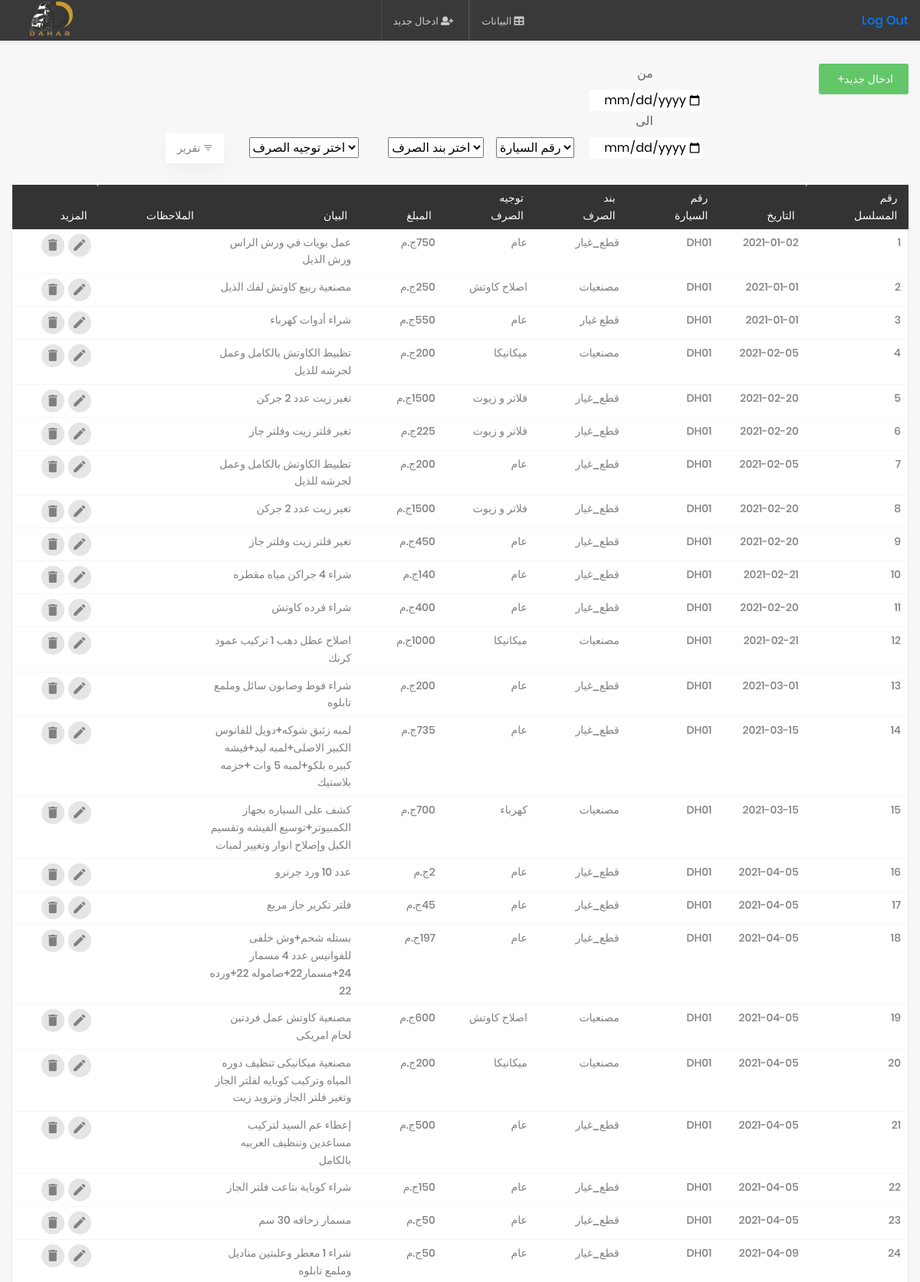
Page /admin-master/index.php (signed in, upper part) on the committed database.
### tables this page shows
CREATE TABLE `add_payment` (
  `id` int(222) NOT NULL,
  `date` date NOT NULL,
  `car_num` varchar(222) DEFAULT NULL,
  `cat_name` varchar(255) NOT NULL,
  `dir_name` varchar(255) NOT NULL,
  `salary` int(222) NOT NULL,
  `data` varchar(222) NOT NULL,
  `notes` varchar(222) NOT NULL
);

### admin-master/index.php (the view, shortened to what this page needs)
<?php include ('includes/header.php'); ?>
<div class="page-content--bgf7">
    <section class="welcome p-t-10">
    </section>
    <section class="p-t-20">
        <div class="container">
            <div class="row">
                <div class="col-md-12">
                    <div class="table-data__tool">
                        <div class="table-data__tool-right">
                            <button class="au-btn-filter" onclick="fnExcelReport();">
                                <i class="zmdi zmdi-filter-list"></i>تقرير</button>
                            <div class="rs-select2--light rs-select2--md">
                                <select class="js-select14" name="direction" id="ddlAge"
                                    class="form-control-sm form-control">
                                    <option value="all">اختر توجيه الصرف </option>
                                </select>
                            </div>
                            <div class="rs-select2--light rs-select2--md">
                                <select class="js-select14" name="categories" id="ddlCountry"
                                    class="form-control-sm form-control">
                                    <option value="all">اختر بند الصرف</option>
                                </select>
                            </div>
                            <div class="rs-select2--light rs-select2--sm">
                                <select class="js-select14" id="car_num" name="cars">
                                    <option value="all">رقم السيارة</option>
                                </select>
                            </div>
                            <div class="rs-select2--light rs-select2--sm">
                            <div class="col-md-12">
                            <label class=" font_btn" > من</label>
                                  <input type="date" name="from" id="min">
                                  <label class=" font_btn" > الى</label>
                                  <input type="date" name="to" id="max" >
                             </div>
                             </div>
                        </div>
                        <a href="form.php"><button class="au-btn au-btn-icon au-btn--green au-btn--small">
                                <i class="zmdi zmdi-plus"></i>ادخال جديد </button></a>
                    </div>
                    <div class="table table-borderless table-data3 dir-right">
                        <table class="table table-borderless table-data3" id="table11">
                            <thead>
                                <tr>
                                    <th>رقم المسلسل</th>
                                    <th>التاريخ</th>
                                    <th>رقم السيارة</th>
                                    <th>بند الصرف</th>
                                    <th>توجيه الصرف</th>
                                    <th>المبلغ</th>
                                    <th>البيان</th>
                                    <th>الملاحظات</th>
                                    <th>المزيد</th>
                                </tr>
                            </thead>
                            <?php
                                    $numberid =1;
$conn = mysqli_connect("localhost", "root", "", "stock");
$sql = "SELECT id AS id,date AS Ddate,car_num AS Dcar_num ,cat_name AS Dcat_name,dir_name AS Ddir_name,
salary AS Dsalary,data AS Ddata,notes AS Dnotes FROM add_payment";
$result = $conn->query($sql);
if ($result->num_rows > 0) {
while($row = $result->fetch_assoc()) {
echo '<tr><td>' . $numberid++.'</td>
<td>' . $row['Ddate'] .'</td>
<td>' . $row['Dcar_num'] .'</td>
<td>' . $row['Dcat_name'] .'</td>
<td>' . $row['Ddir_name'] .'</td>
<td>' . $row['Dsalary'] . 'ج.م</td>
<td>' . $row['Ddata'] .  '</td>
<td>' .$row['Dnotes'] .'</td>
<td>
    <div class="table-data-feature dir">
      <button class="item" data-toggle="tooltip" data-placement="top" title="Delete">
       <a href="delete.php?id=' . $row['id'] . '"> <i class="zmdi zmdi-delete"></i>
      </button>
      <button class="item" data-toggle="tooltip" data-placement="top" title="Edit">
       <a href="edit.php?id=' . $row['id'] . '"><i class="zmdi zmdi-edit"></i></a>
      </button>
    </div></tr>';
}
echo "</table>";
} else { echo "0 results"; }
?>
                    </div>
                </div>
            </div>
        </div>
    </section>
    <?php include ('includes/footer.php'); ?>

### admin-master/includes/header.php (shortened to what this page needs)
<!DOCTYPE html>
<html lang="ar">
<head>
    <link href="css/font-face.css" rel="stylesheet" media="all">
    <link href="vendor/font-awesome-5/css/fontawesome-all.min.css" rel="stylesheet" media="all">
    <link href="vendor/font-awesome-4.7/css/font-awesome.min.css" rel="stylesheet" media="all">
    <link href="vendor/mdi-font/css/material-design-iconic-font.min.css" rel="stylesheet" media="all">
    <link href="vendor/bootstrap-4.1/bootstrap.min.css" rel="stylesheet" media="all">
    <link href="vendor/animsition/animsition.min.css" rel="stylesheet" media="all">
    <link href="vendor/bootstrap-progressbar/bootstrap-progressbar-3.3.4.min.css" rel="stylesheet" media="all">
    <link href="vendor/wow/animate.css" rel="stylesheet" media="all">
    <link href="vendor/css-hamburgers/hamburgers.min.css" rel="stylesheet" media="all">
    <link href="vendor/slick/slick.css" rel="stylesheet" media="all">
    <link href="vendor/select2/select2.min.css" rel="stylesheet" media="all">
    <link href="vendor/perfect-scrollbar/perfect-scrollbar.css" rel="stylesheet" media="all">
    <link href="css/theme.css" rel="stylesheet" media="all">
</head>
<body class="animsition">
    <div class="page-wrapper">
        <header class="header-desktop3 d-none d-lg-block">
            <div class="section__content section__content--p35">
                <div class="header3-wrap">
                    <div class="header__logo">
                        <a href="#">
                            <img src="images/icon/logistic-logo.png" alt="logistic-logo" />
                        </a>
                    </div>
                    <div class="header__navbar">
                        <ul class="list-unstyled">
                            <li>
                                <a href="index.php">
                                    <i class="fas fa-solid fa-table"></i>
                                    <span class="bot-line"></span>البيانات</a>
                            </li>
                            <li>
                                <a href="form.php">
                                    <i class="fas fa-solid fa-user-plus"></i>
                                    <span class="bot-line"></span>ادخال جديد</a>
                            </li>
                        </ul>
                    </div>
                    <div class="header__tool">
                        <div class="account-wrap">
                            <a class="js-acc-btn" href="logout.php">Log Out</a>
                        </div>
                    </div>
                </div>
            </div>
        </header>

### admin-master/includes/footer.php (shortened to what this page needs)
        </div>
    </div>
</body>
</html>

### rows in the picture
add_payment: date "2021-01-02", car_num "DH01", cat_name "قطع_غيار", dir_name "عام", salary "750", data "عمل بويات في ورش الراس ورش الذيل"
add_payment: date "2021-01-01", car_num "DH01", cat_name "مصنعيات", dir_name "اصلاح كاوتش", salary "250", data "مصنعية ربيع كاوتش لفك الذيل"
add_payment: date "2021-01-01", car_num "DH01", cat_name "قطع غيار", dir_name "عام", salary "550", data "شراء أدوات كهرباء"
add_payment: date "2021-02-05", car_num "DH01", cat_name "مصنعيات", dir_name "ميكانيكا", salary "200", data "تظبيط الكاوتش بالكامل وعمل لجرشه للذيل"
add_payment: date "2021-02-20", car_num "DH01", cat_name "قطع_غيار", dir_name "فلاتر و زيوت", salary "1500", data "تغير زيت عدد 2 جركن"
add_payment: date "2021-02-20", car_num "DH01", cat_name "قطع_غيار", dir_name "فلاتر و زيوت", salary "225", data "تغير فلتر زيت وفلتر جاز"
add_payment: date "2021-02-05", car_num "DH01", cat_name "قطع_غيار", dir_name "عام", salary "200", data "تظبيط الكاوتش بالكامل وعمل لجرشه للذيل"
add_payment: date "2021-02-20", car_num "DH01", cat_name "قطع_غيار", dir_name "فلاتر و زيوت", salary "1500", data "تغير زيت عدد 2 جركن"
add_payment: date "2021-02-20", car_num "DH01", cat_name "قطع_غيار", dir_name "عام", salary "450", data "تغير فلتر زيت وفلتر جاز"
add_payment: date "2021-02-21", car_num "DH01", cat_name "قطع_غيار", dir_name "عام", salary "140", data "شراء 4 جراكن مياه مقطره"
add_payment: date "2021-02-20", car_num "DH01", cat_name "قطع_غيار", dir_name "عام", salary "400", data "شراء فرده كاوتش"
add_payment: date "2021-02-21", car_num "DH01", cat_name "مصنعيات", dir_name "ميكانيكا", salary "1000", data "اصلاح عطل دهب 1 تركيب عمود كرنك"
add_payment: date "2021-03-01", car_num "DH01", cat_name "قطع_غيار", dir_name "عام", salary "200", data "شراء فوط وصابون سائل وملمع تابلوه"
add_payment: date "2021-03-15", car_num "DH01", cat_name "قطع_غيار", dir_name "عام", salary "735", data "لمبه زئبق شوكه+دويل للفانوس الكبير الاصلى+لمبه ليد+فيشه كبيره بلكو+لمبه 5 وات +حزمه بلاستيك"
add_payment: date "2021-03-15", car_num "DH01", cat_name "مصنعيات", dir_name "كهرباء", salary "700", data "كشف على السياره بجهاز الكمبيوتر+توسيع الفيشه وتقسيم الكبل وإصلاح انوار وتغيير لمبات"
add_payment: date "2021-04-05", car_num "DH01", cat_name "قطع_غيار", dir_name "عام", salary "2", data "عدد 10 ورد جرنرو"
add_payment: date "2021-04-05", car_num "DH01", cat_name "قطع_غيار", dir_name "عام", salary "45", data "فلتر تكرير جاز مربع"
add_payment: date "2021-04-05", car_num "DH01", cat_name "قطع_غيار", dir_name "عام", salary "197", data "بستله شحم+وش خلفى للفوانيس عدد 4 مسمار 24+مسمار22+صاموله 22+ورده 22"
add_payment: date "2021-04-05", car_num "DH01", cat_name "مصنعيات", dir_name "اصلاح كاوتش", salary "600", data "مصنعية كاوتش عمل فردتين لحام امريكى"
add_payment: date "2021-04-05", car_num "DH01", cat_name "مصنعيات", dir_name "ميكانيكا", salary "200", data "مصنعية ميكانيكى تنظيف دوره المياه وتركيب كوبايه لفلتر الجاز وتغير فلتر الجاز وتزويد زيت"
add_payment: date "2021-04-05", car_num "DH01", cat_name "قطع_غيار", dir_name "عام", salary "500", data "إعطاء عم السيد لتركيب مساعدين وتنظيف العربيه بالكامل"
add_payment: date "2021-04-05", car_num "DH01", cat_name "قطع_غيار", dir_name "عام", salary "150", data "شراء كوباية بتاعت فلتر الجاز"
add_payment: date "2021-04-05", car_num "DH01", cat_name "قطع_غيار", dir_name "عام", salary "50", data "مسمار زحافه 30 سم"
add_payment: date "2021-04-09", car_num "DH01", cat_name "قطع_غيار", dir_name "عام", salary "50", data "شراء 1 معطر وعلبتين مناديل وملمع تابلوه"
